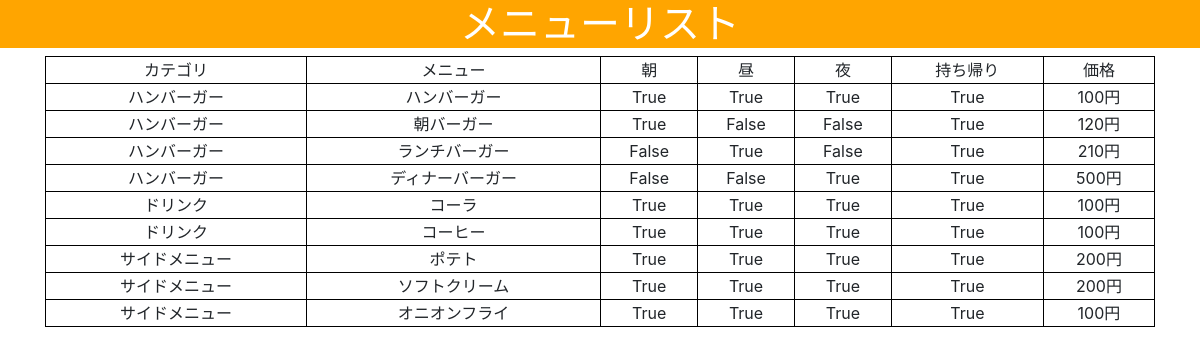
The page / on the database its author committed.
### menulist/models.py (models this page shows, shortened)
class Menu(models.Model):
    class Meta:
        db_table    = "menu"
    category    = models.ForeignKey(Category,verbose_name="カテゴリ名",on_delete=models.PROTECT)
    name        = models.CharField(verbose_name="品名",max_length=20)
    breakfast   = models.BooleanField(verbose_name="朝メニュー",default=True)
    lunch       = models.BooleanField(verbose_name="昼メニュー",default=True)
    dinner      = models.BooleanField(verbose_name="夜メニュー",default=True)
    takeout     = models.BooleanField(verbose_name="テイクアウト",default=True)
    price       = models.IntegerField(verbose_name="価格")

class Category(models.Model):
    class Meta:
        db_table    = "category"
    name        = models.CharField(verbose_name="カテゴリ名",max_length=10)
    def __str__(self):
        return self.name

### menulist/views.py (the view)
class MenuView(View):
    def get(self, request, *args, **kwargs):
        data    = Menu.objects.order_by("category")
        context = { "data":data }
        return render(request,"menulist/index.html",context)

### templates/menulist/index.html (shortened to what this page needs)
{% load static %}
<!DOCTYPE html>
<html lang="ja">
<head>
    <link rel="stylesheet" href="https://stackpath.bootstrapcdn.com/bootstrap/4.4.1/css/bootstrap.min.css">
    <link rel="stylesheet" href="https://use.fontawesome.com/releases/v5.1.0/css/all.css">
    <link rel="stylesheet" href="{% static 'menulist/css/style.css' %}">
</head>
<body>
    <h1 class="text-center text-white" style="background:orange;">メニューリスト</h1>
    <main class="container">
        <table>
            <thead>
                <tr>
                    <td>カテゴリ</td>
                    <td>メニュー</td>
                    <td>朝</td>
                    <td>昼</td>
                    <td>夜</td>
                    <td>持ち帰り</td>
                    <td>価格</td>
                </tr>
            </thead>
            <tbody>
                {% for content in data %}
                <tr>
                    <td>{{ content.category }}</td>
                    <td>{{ content.name }}</td>
                    <td>{{ content.breakfast }}</td>
                    <td>{{ content.lunch }}</td>
                    <td>{{ content.dinner }}</td>
                    <td>{{ content.takeout }}</td>
                    <td>{{ content.price }}円</td>
                </tr>
                {% endfor %}
            </tbody>
        </table>
    </main>
</body>
</html>

### static/menulist/css/style.css (style rules this page uses)
table { width:100%; }
td { border:solid 0.1rem black; text-align:center; }

### rows shown on the page
Menu: category "ハンバーガー", name "ハンバーガー", breakfast "True", lunch "True", dinner "True", takeout "True", price "100"
Menu: category "ハンバーガー", name "朝バーガー", breakfast "True", lunch "False", dinner "False", takeout "True", price "120"
Menu: category "ハンバーガー", name "ランチバーガー", breakfast "False", lunch "True", dinner "False", takeout "True", price "210"
Menu: category "ハンバーガー", name "ディナーバーガー", breakfast "False", lunch "False", dinner "True", takeout "True", price "500"
Menu: category "ドリンク", name "コーラ", breakfast "True", lunch "True", dinner "True", takeout "True", price "100"
Menu: category "ドリンク", name "コーヒー", breakfast "True", lunch "True", dinner "True", takeout "True", price "100"
Menu: category "サイドメニュー", name "ポテト", breakfast "True", lunch "True", dinner "True", takeout "True", price "200"
Menu: category "サイドメニュー", name "ソフトクリーム", breakfast "True", lunch "True", dinner "True", takeout "True", price "200"
Menu: category "サイドメニュー", name "オニオンフライ", breakfast "True", lunch "True", dinner "True", takeout "True", price "100"
